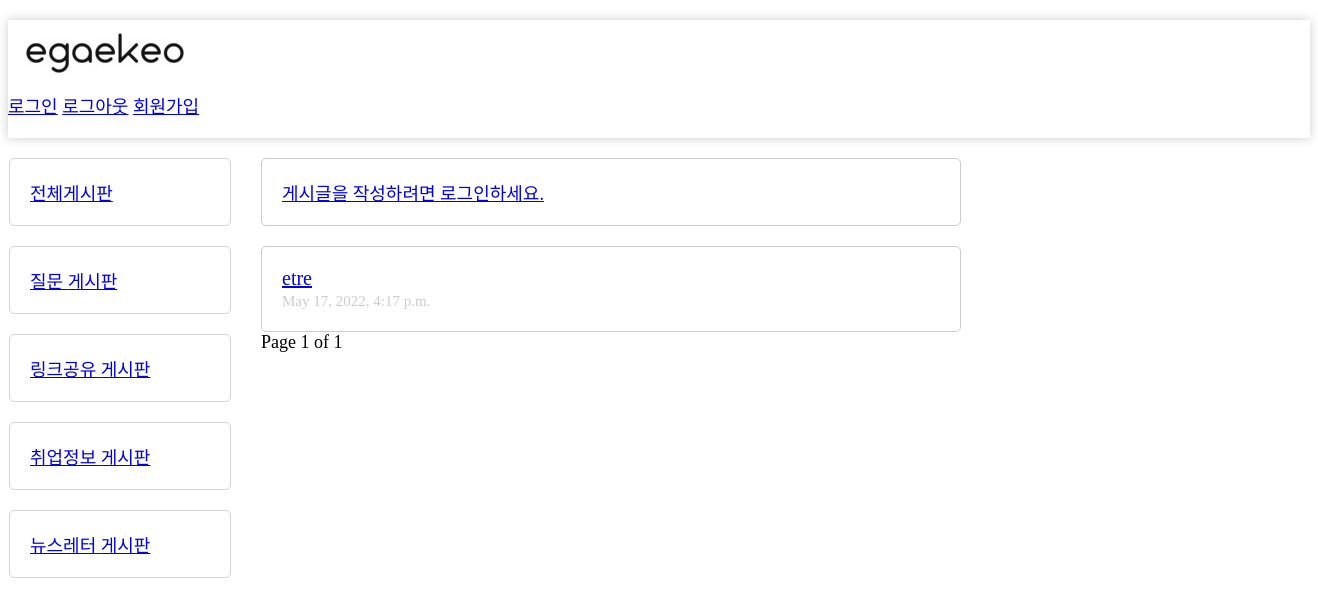
The app's page /category/질문, older data.
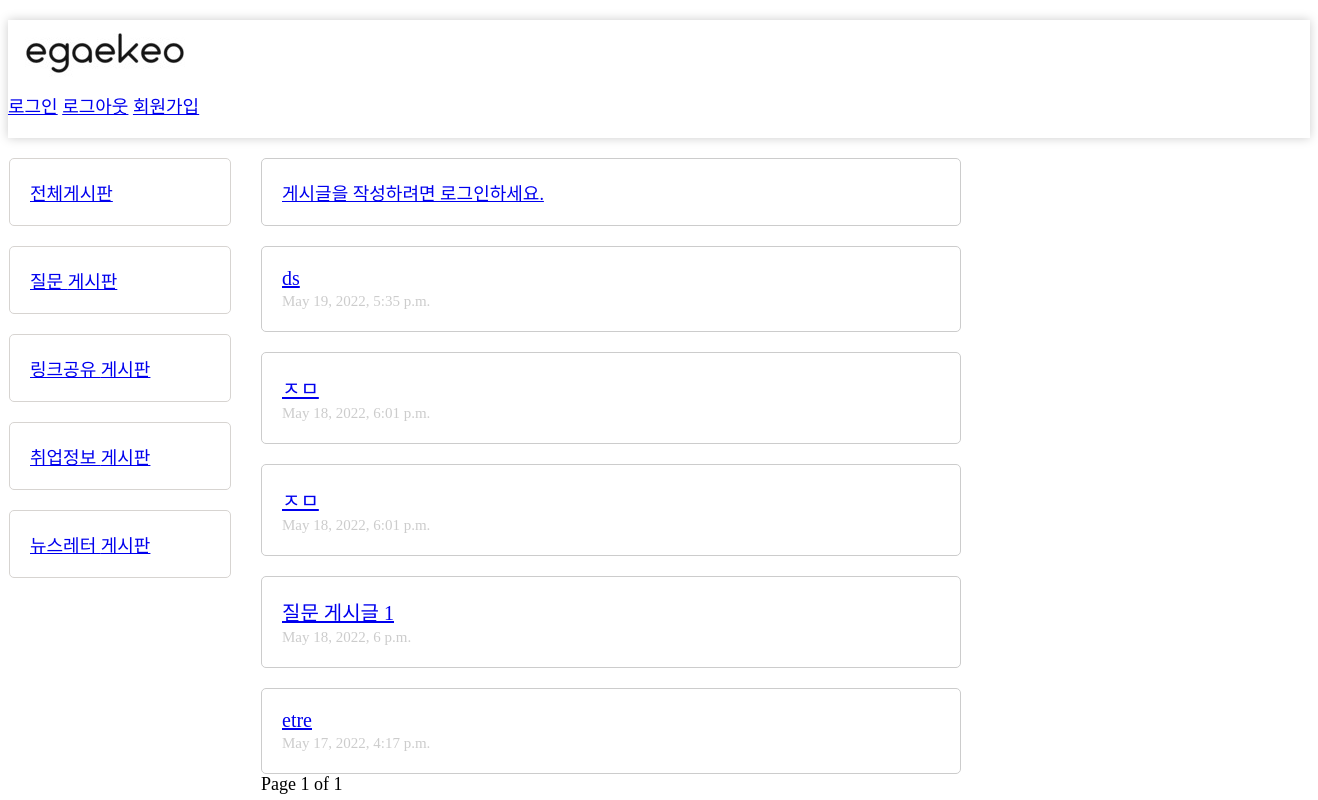
The same page, newer data.
### main/models.py (models this page shows, shortened)
class Category(models.Model):
    name = models.CharField(max_length=255)
    class Meta:
        verbose_name = "Category"
        verbose_name_plural = "Categories"

class Post(models.Model):
    user = models.ForeignKey(settings.AUTH_USER_MODEL,
                             on_delete=models.CASCADE, default="", null=True)
    category = models.ForeignKey(
        Category, on_delete=models.CASCADE, default="", null=True)
    like_users = models.ManyToManyField(
        settings.AUTH_USER_MODEL, related_name='like_post')
    title = models.CharField(max_length=100)
    upload_time = models.DateTimeField(default=timezone.now)
    contents = models.TextField()

### main/views.py (the view)
# urls.py: path('category/<str:cats>', views.categoryIndex, name="category_index"),
def categoryIndex(request, cats):
    cate_list = Category.objects.all()
    category_posts = Post.objects.filter(category__name=cats).filter(
        upload_time__lte=timezone.now()).order_by('-upload_time')
    paginator = Paginator(category_posts, 6)
    page_number = request.GET.get('page')
    page_obj = paginator.get_page(page_number)
    return render(request, 'category_index.html', {'cate_list': cate_list, 'page_obj': page_obj})

### main/templates/category_index.html
{%extends 'base1.html'%}
{%block content%}
<div class="post_in_rank">
    {%for post in page_obj %}
        <li class="post_detail"><a class="post_title" href="{%url 'detail' pk=post.id %}">{{post.title}}</a>
        </br><span class="upload_time">{{post.upload_time}}</span></li>
    {%endfor%}
</div>
{%endblock%}

### main/templates/base1.html (shortened to what this page needs)
<!DOCTYPE html>
<html lang="en">
<head>
    {%load static%}
    <link rel = "stylesheet" href="{%static '/css/style.css'%}">
</head>
<body>
    <header>
        <div class="logo"><img src="/static/images/logo.png"></div>
        <div class="login">
            <a href="{%url 'common:login'%}">로그인</a>
            <a href="{%url 'common:logout'%}">로그아웃</a>
            <a href="{%url 'common:signup'%}">회원가입</a>
        </div>
    </header>
    <div class="main">
        <div class="nav">
            <li class="board-1"><a href="{%url 'index'%}">전체게시판</a></li>
            {%for item in cate_list%}
            <li class="board-1"><a href="{%url 'category_index' item.name%}">{{item.name}} 게시판</a></li>
            {%endfor%}
        </div>
        <div class="post">
            <div class="post_new">
                {%if request.user.is_authenticated%}
                    <a href="{%url 'create'%}">게시글 작성</a>
                {%else%}
                    <a href="{%url 'common:login'%}">게시글을 작성하려면 로그인하세요.</a>
                {%endif%}
            </div>
            {%block content%}
            {%endblock%}
            <div>
                Page {{page_obj.number}} of {{page_obj.paginator.num_pages}}
            </div>
        </div>
    </div>
</body>
</html>

Row changes from the older to the newer data that the page shows:
added Post: title "ds", upload_time "May 19, 2022, 5:35 p.m."
added Post: title "ㅈㅁ", upload_time "May 18, 2022, 6:01 p.m."
added Post: title "ㅈㅁ", upload_time "May 18, 2022, 6:01 p.m."
added Post: title "질문 게시글 1", upload_time "May 18, 2022, 6 p.m."
